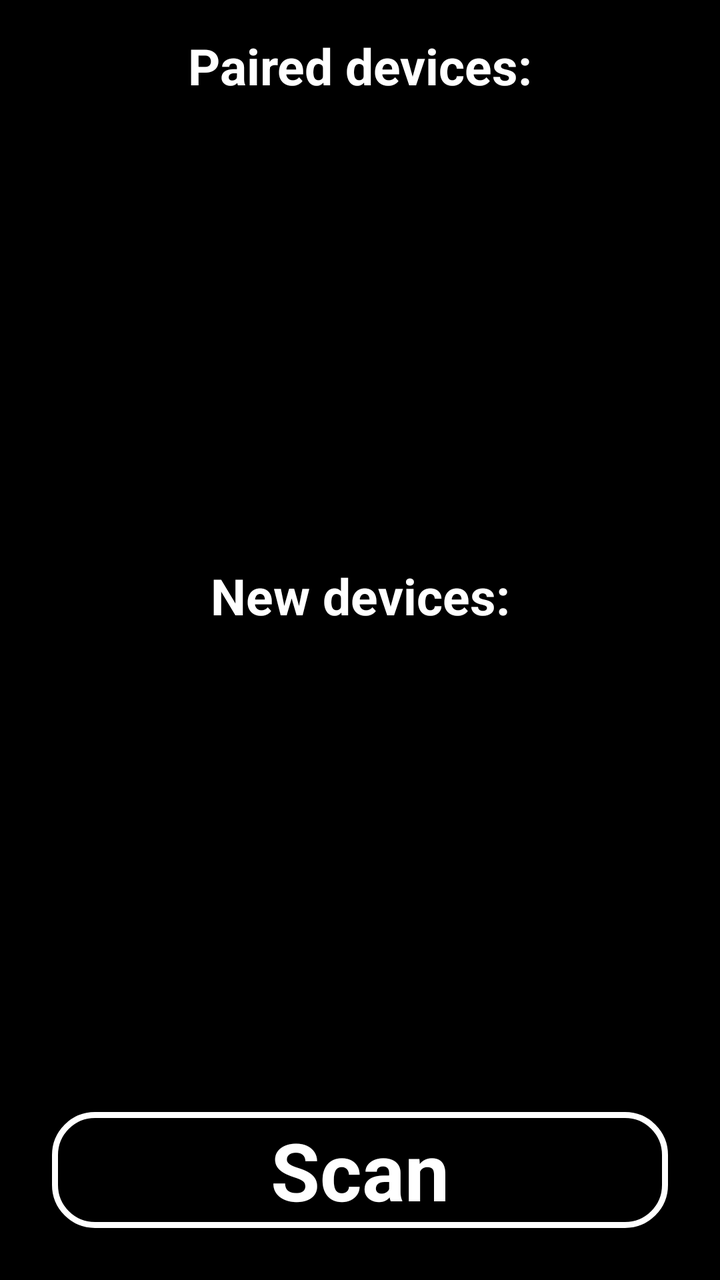
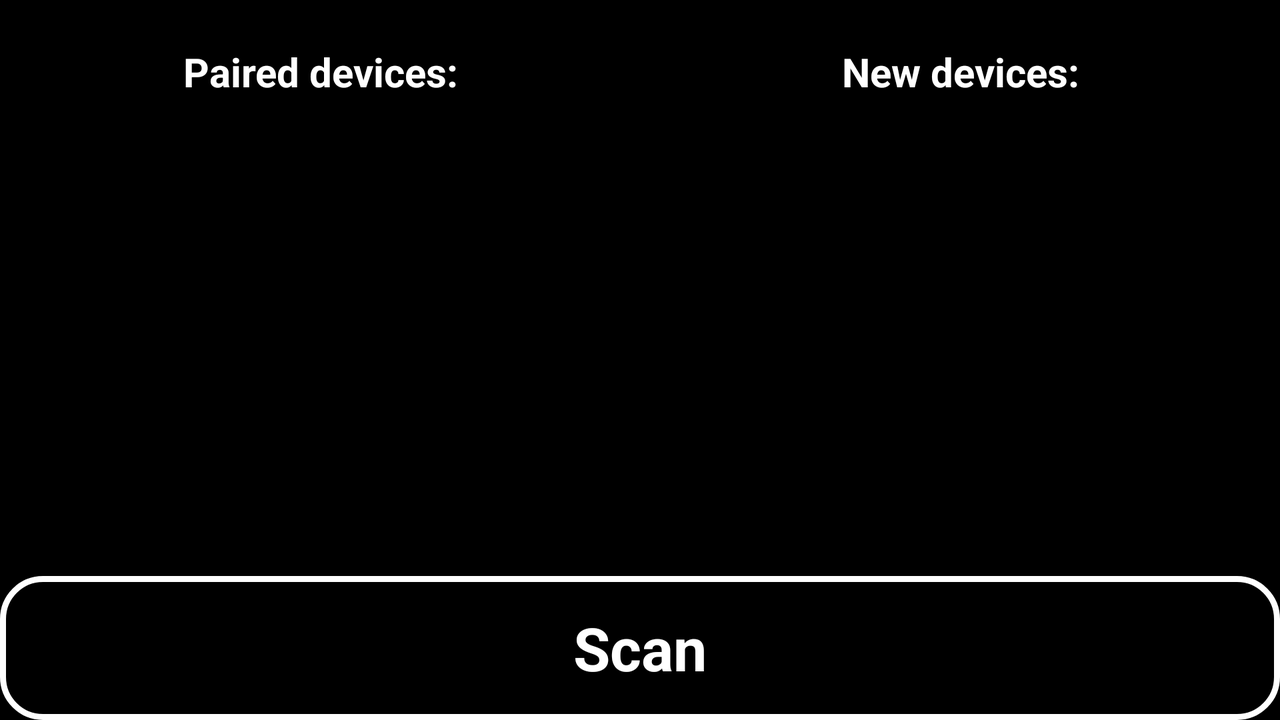

The same Android screen from two of the app's own layout files: first res/layout/ as a phone draws it, then the repository's variant for another configuration, drawn on a device whose configuration selects that folder. Both files follow.
<!-- AndroidManifest.xml: activity theme AppTheme -->
<!-- res/layout/device_list.xml -->
<?xml version="1.0" encoding="utf-8"?>
<LinearLayout xmlns:android="http://schemas.android.com/apk/res/android"
    style="@style/Tema">

    <TextView
        android:id="@+id/title_paired_devices"
        style="@style/textView.listView"
        android:text="@string/paired_devices" />

    <ListView
        android:id="@+id/paired_devices"
        style="@style/listView"/>

    <TextView
       android:id="@+id/title_new_devices"
        style="@style/textView.listView"
        android:text="@string/new_devices"/>

    <ListView
        android:id="@+id/new_devices"
        style="@style/listView" />

    <Button
        android:id="@+id/button_scan"
        style="@style/Button.Second"
        android:text="@string/scan" />

</LinearLayout>
<!-- resources referenced by this layout -->
<resources>
  <string name="new_devices">New devices: </string>
  <string name="paired_devices">Paired devices:</string>
  <string name="scan">Scan</string>
  <style name="Button.Second">
          <item name="android:layout_margin">10dp</item>
      </style>
  <style name="Tema">
          <item name="android:orientation">vertical</item>
          <item name="android:background">@color/background_color</item>
          <item name="android:layout_width">match_parent</item>
          <item name="android:layout_height">match_parent</item>
          <item name="android:paddingLeft">@dimen/activity_horizontal_margin</item>
          <item name="android:paddingRight">@dimen/activity_horizontal_margin</item>
          <item name="android:paddingTop">@dimen/activity_vertical_margin</item>
          <item name="android:paddingBottom">@dimen/activity_vertical_margin</item>
      </style>
  <style name="listView">
          <item name="android:layout_width">match_parent</item>
          <item name="android:layout_height">@dimen/zero</item>
          <item name="android:layout_weight">@integer/list_view_weight</item>
          <item name="android:layout_gravity">center_horizontal</item>
      </style>
  <style name="textView.listView">
          <item name="android:textSize">@dimen/text_view_listView_font</item>
          <item name="android:layout_height">wrap_content</item>
          <item name="android:layout_weight">@integer/text_view_listView_weight</item>
      </style>
  <style name="AppTheme" parent="@android:style/Theme.Holo">
  
      </style>
  <color name="background_color">#000000</color>
  <!-- from res/values-h600dp/ -->
  <dimen name="activity_horizontal_margin">16dp</dimen>
  <!-- from res/values-h600dp/ -->
  <dimen name="activity_vertical_margin">16dp</dimen>
  <!-- from res/values-h600dp/ -->
  <dimen name="zero">0dp</dimen>
  <!-- from res/values-h600dp/ -->
  <dimen name="text_view_listView_font">25sp</dimen>
</resources>
<!-- res/layout-land/device_list.xml (the repository's variant of the layout above) -->
<!-- drawn on the phone turned sideways -->
<?xml version="1.0" encoding="utf-8"?>
<LinearLayout xmlns:android="http://schemas.android.com/apk/res/android"
    style="@style/Tema">

    <LinearLayout
        android:layout_width="match_parent"
        android:layout_height="@dimen/zero"
        android:layout_weight="1">

        <TextView
            android:id="@+id/title_paired_devices"
            style="@style/textView.listView"
            android:text="@string/paired_devices" />

        <TextView
            android:id="@+id/title_new_devices"
            style="@style/textView.listView"
            android:text="@string/new_devices" />


    </LinearLayout>

    <LinearLayout
        android:layout_width="match_parent"
        android:layout_height="@dimen/zero"
        android:layout_weight="3">

        <ListView
            android:id="@+id/paired_devices"
            style="@style/listView" />

        <ListView
            android:id="@+id/new_devices"
            style="@style/listView" />

    </LinearLayout>


    <Button
        android:id="@+id/button_scan"
        style="@style/Button"
        android:layout_margin="0dp"
        android:text="@string/scan" />

</LinearLayout>
<!-- resources referenced by the variant -->
<!-- as the phone turned sideways resolves them -->
<resources>
  <!-- from res/values-land/ -->
  <dimen name="zero">0dp</dimen>
  <!-- from res/values-land/ -->
  <string name="new_devices">New devices: </string>
  <!-- from res/values-land/ -->
  <string name="paired_devices">Paired devices:</string>
  <!-- from res/values-land/ -->
  <string name="scan">Scan</string>
  <!-- from res/values-land/ -->
  <style name="Button">
          <item name="android:layout_margin">@dimen/button_margin</item>
          <item name="android:layout_width">match_parent</item>
          <item name="android:layout_height">@dimen/zero</item>
          <item name="android:textColor">@color/text_color</item>
          <item name="android:textSize">@dimen/text_view_font</item>
          <item name="android:gravity">center</item>
          <item name="android:textStyle">bold</item>
          <item name="android:layout_weight">@integer/text_view_weight</item>
          <item name="android:background">@drawable/button</item>
      </style>
  <!-- from res/values-land/ -->
  <style name="Tema">
          <item name="android:orientation">vertical</item>
          <item name="android:background">@color/background_color</item>
          <item name="android:layout_width">match_parent</item>
          <item name="android:layout_height">match_parent</item>
          <item name="android:padding">@dimen/activity_landscape_margin</item>
  
      </style>
  <!-- from res/values-land/ -->
  <style name="listView">
          <item name="android:layout_width">@dimen/zero</item>
          <item name="android:layout_height">match_parent</item>
          <item name="android:layout_weight">@integer/list_view_weight</item>
          <item name="android:layout_gravity">center_horizontal</item>
      </style>
  <!-- from res/values-land/ -->
  <style name="textView.listView">
          <item name="android:textSize">@dimen/text_view_listView_font</item>
          <item name="android:layout_width">@dimen/zero</item>
          <item name="android:layout_height">match_parent</item>
  
      </style>
  <!-- from res/values-land/ -->
  <style name="AppTheme" parent="@android:style/Theme.Holo">
  
      </style>
  <!-- from res/values-land/ -->
  <dimen name="button_margin">20dp</dimen>
  
      //ListView
  <!-- from res/values-land/ -->
  <color name="text_color">#ffffff</color>
  <!-- from res/values-land/ -->
  <dimen name="text_view_font">30sp</dimen>
  <!-- drawable button (drawable) -->
  <?xml version="1.0" encoding="utf-8"?>
  <shape xmlns:android="http://schemas.android.com/apk/res/android"
      android:shape="rectangle">
  
      <corners
          android:radius="@dimen/button_radius"
          />
  
      <stroke
          android:width="@dimen/button_stroke_width"
          android:color="@color/text_color"/>
  
  </shape>
  <!-- from res/values-land/ -->
  <color name="background_color">#000000</color>
  <!-- from res/values-land/ -->
  <dimen name="activity_landscape_margin">0dp</dimen>
  <!-- from res/values-land/ -->
  <dimen name="text_view_listView_font">20sp</dimen>
  <!-- from res/values-land/ -->
  <dimen name="button_radius">20dp</dimen>
  <!-- from res/values-land/ -->
  <dimen name="button_stroke_width">3dp</dimen>
</resources>
